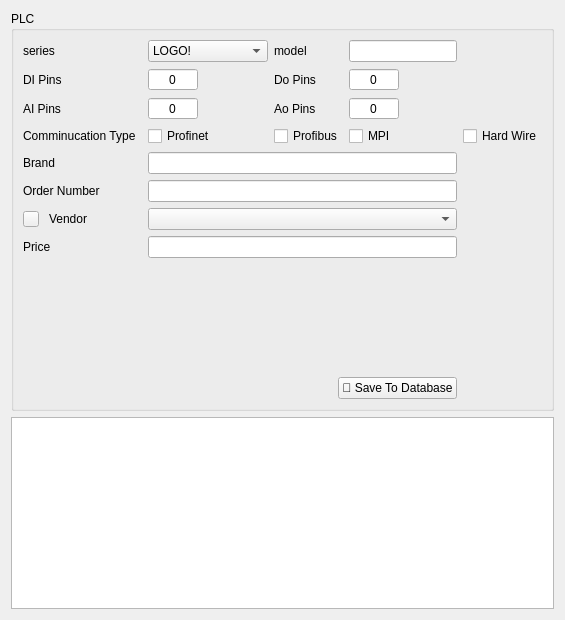
      <widget class="QWidget" name="plc">
       <layout class="QGridLayout" name="gridLayout_3">
        <item row="1" column="0">
         <widget class="QGroupBox" name="groupBox_3">
          <property name="minimumSize">
           <size>
            <width>0</width>
            <height>400</height>
           </size>
          </property>
          <property name="title">
           <string>PLC</string>
          </property>
          <layout class="QGridLayout" name="gridLayout_6">
           <item row="1" column="0" colspan="3">
            <widget class="QLabel" name="label_16">
             <property name="text">
              <string>series</string>
             </property>
            </widget>
           </item>
           <item row="11" column="3" colspan="3">
            <widget class="QLineEdit" name="lineEdit_6">
             <property name="alignment">
              <set>Qt::AlignCenter</set>
             </property>
            </widget>
           </item>
           <item row="1" column="3">
            <widget class="QComboBox" name="comboBox_10">
             <property name="minimumSize">
              <size>
               <width>120</width>
               <height>0</height>
              </size>
             </property>
             <item>
              <property name="text">
               <string>LOGO!</string>
              </property>
             </item>
             <item>
              <property name="text">
               <string>S7-300</string>
              </property>
             </item>
             <item>
              <property name="text">
               <string>S7-1200</string>
              </property>
             </item>
            </widget>
           </item>
           <item row="9" column="0">
            <widget class="QPushButton" name="add_vendor_btn5">
             <property name="maximumSize">
              <size>
               <width>16</width>
               <height>16</height>
              </size>
             </property>
             <property name="text">
              <string/>
             </property>
             <property name="icon">
              <iconset>
               <normaloff>../assets/plus.png</normaloff>../assets/plus.png</iconset>
             </property>
            </widget>
           </item>
           <item row="2" column="5">
            <widget class="QSpinBox" name="spinBox_6">
             <property name="maximumSize">
              <size>
               <width>50</width>
               <height>16777215</height>
              </size>
             </property>
             <property name="alignment">
              <set>Qt::AlignCenter</set>
             </property>
             <property name="buttonSymbols">
              <enum>QAbstractSpinBox::NoButtons</enum>
             </property>
             <property name="maximum">
              <number>999</number>
             </property>
            </widget>
           </item>
           <item row="5" column="4">
            <widget class="QCheckBox" name="checkBox_2">
             <property name="text">
              <string>Profibus</string>
             </property>
            </widget>
           </item>
           <item row="5" column="6">
            <widget class="QCheckBox" name="checkBox_4">
             <property name="text">
              <string>Hard Wire</string>
             </property>
            </widget>
           </item>
           <item row="11" column="0" colspan="3">
            <widget class="QLabel" name="label_17">
             <property name="text">
              <string>Price</string>
             </property>
            </widget>
           </item>
           <item row="4" column="4">
            <widget class="QLabel" name="label_28">
             <property name="text">
              <string>Ao Pins</string>
             </property>
            </widget>
           </item>
           <item row="13" column="0" colspan="6" alignment="Qt::AlignRight">
            <widget class="QPushButton" name="pushButton_7">
             <property name="maximumSize">
              <size>
               <width>150</width>
               <height>16777215</height>
              </size>
             </property>
             <property name="text">
              <string>💾 Save To Database</string>
             </property>
            </widget>
           </item>
           <item row="12" column="0">
            <spacer name="verticalSpacer_5">
             <property name="orientation">
              <enum>Qt::Vertical</enum>
             </property>
             <property name="sizeHint" stdset="0">
              <size>
               <width>20</width>
               <height>40</height>
              </size>
             </property>
            </spacer>
           </item>
           <item row="2" column="3">
            <widget class="QSpinBox" name="spinBox_2">
             <property name="maximumSize">
              <size>
               <width>50</width>
               <height>16777215</height>
              </size>
             </property>
             <property name="alignment">
              <set>Qt::AlignCenter</set>
             </property>
             <property name="buttonSymbols">
              <enum>QAbstractSpinBox::NoButtons</enum>
             </property>
             <property name="maximum">
              <number>999</number>
             </property>
            </widget>
           </item>
           <item row="4" column="0" colspan="3">
            <widget class="QLabel" name="label_27">
             <property name="text">
              <string>AI Pins</string>
             </property>
            </widget>
           </item>
           <item row="9" column="3" colspan="3">
            <widget class="QComboBox" name="comboBox_4"/>
           </item>
           <item row="4" column="5">
            <widget class="QSpinBox" name="spinBox_8">
             <property name="maximumSize">
              <size>
               <width>50</width>
               <height>16777215</height>
              </size>
             </property>
             <property name="alignment">
              <set>Qt::AlignCenter</set>
             </property>
             <property name="buttonSymbols">
              <enum>QAbstractSpinBox::NoButtons</enum>
             </property>
             <property name="maximum">
              <number>999</number>
             </property>
            </widget>
           </item>
           <item row="5" column="3">
            <widget class="QCheckBox" name="checkBox">
             <property name="text">
              <string>Profinet</string>
             </property>
            </widget>
           </item>
           <item row="1" column="5">
            <widget class="QLineEdit" name="lineEdit_12">
             <property name="alignment">
              <set>Qt::AlignCenter</set>
             </property>
            </widget>
           </item>
           <item row="8" column="3" colspan="3">
            <widget class="QLineEdit" name="lineEdit_4">
             <property name="minimumSize">
              <size>
               <width>0</width>
               <height>0</height>
              </size>
             </property>
            </widget>
           </item>
           <item row="1" column="4">
            <widget class="QLabel" name="label_18">
             <property name="text">
              <string>model</string>
             </property>
            </widget>
           </item>
           <item row="2" column="0" colspan="3">
            <widget class="QLabel" name="label_19">
             <property name="text">
              <string>DI Pins</string>
             </property>
            </widget>
           </item>
           <item row="7" column="3" colspan="3">
            <widget class="QLineEdit" name="lineEdit_10">
             <property name="alignment">
              <set>Qt::AlignCenter</set>
             </property>
            </widget>
           </item>
           <item row="4" column="3">
            <widget class="QSpinBox" name="spinBox_7">
             <property name="maximumSize">
              <size>
               <width>50</width>
               <height>16777215</height>
              </size>
             </property>
             <property name="alignment">
              <set>Qt::AlignCenter</set>
             </property>
             <property name="buttonSymbols">
              <enum>QAbstractSpinBox::NoButtons</enum>
             </property>
             <property name="maximum">
              <number>999</number>
             </property>
            </widget>
           </item>
           <item row="9" column="1" alignment="Qt::AlignLeft">
            <widget class="QLabel" name="label_8">
             <property name="text">
              <string>Vendor</string>
             </property>
            </widget>
           </item>
           <item row="5" column="5">
            <widget class="QCheckBox" name="checkBox_3">
             <property name="text">
              <string>MPI</string>
             </property>
            </widget>
           </item>
           <item row="2" column="4">
            <widget class="QLabel" name="label_26">
             <property name="text">
              <string>Do Pins</string>
             </property>
            </widget>
           </item>
           <item row="5" column="0" colspan="2">
            <widget class="QLabel" name="label_50">
             <property name="text">
              <string>Comminucation Type</string>
             </property>
            </widget>
           </item>
           <item row="8" column="0" colspan="2">
            <widget class="QLabel" name="label_14">
             <property name="text">
              <string>Order Number</string>
             </property>
            </widget>
           </item>
           <item row="7" column="0" colspan="2">
            <widget class="QLabel" name="label_15">
             <property name="text">
              <string>Brand</string>
             </property>
            </widget>
           </item>
          </layout>
         </widget>
        </item>
        <item row="3" column="0">
         <widget class="QListWidget" name="listWidget_2"/>
        </item>
       </layout>
      </widget>
